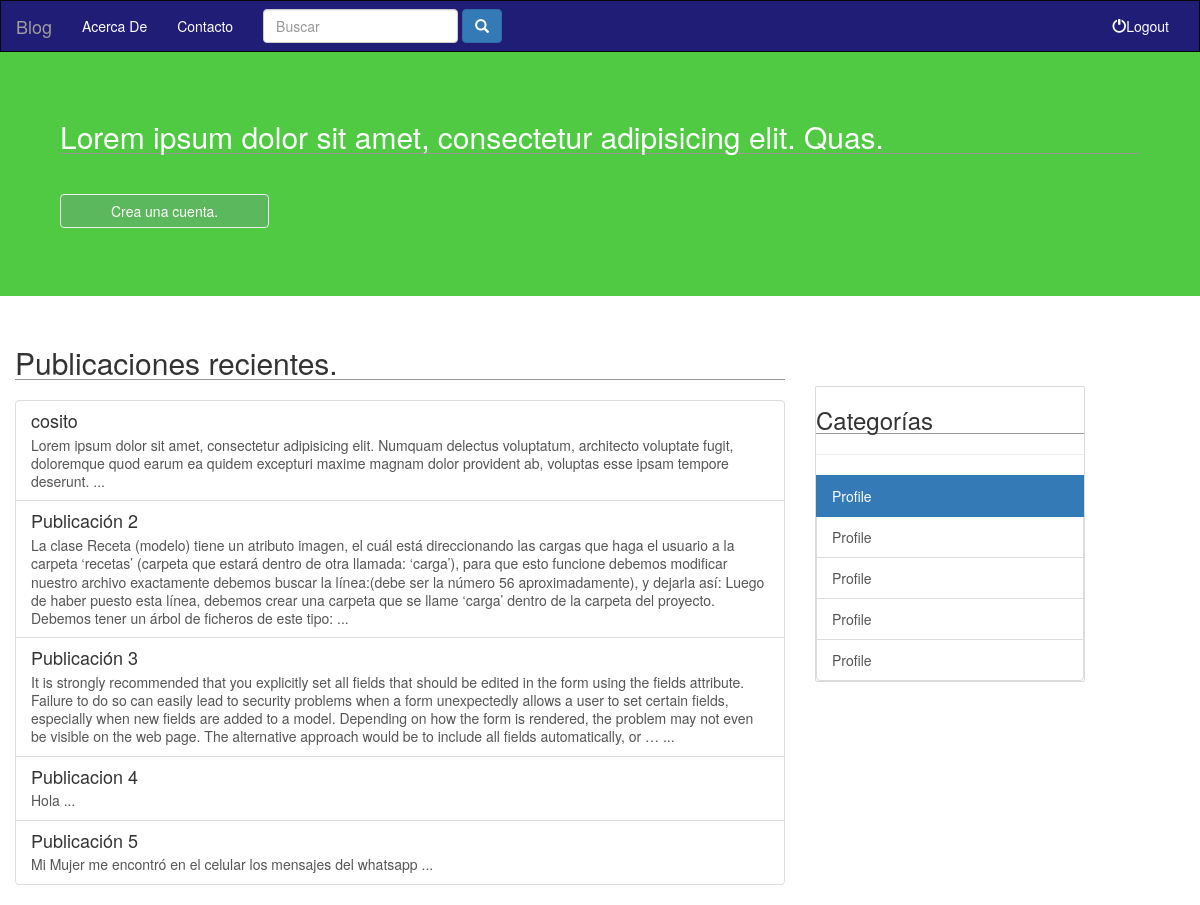
The app's page /, older data.
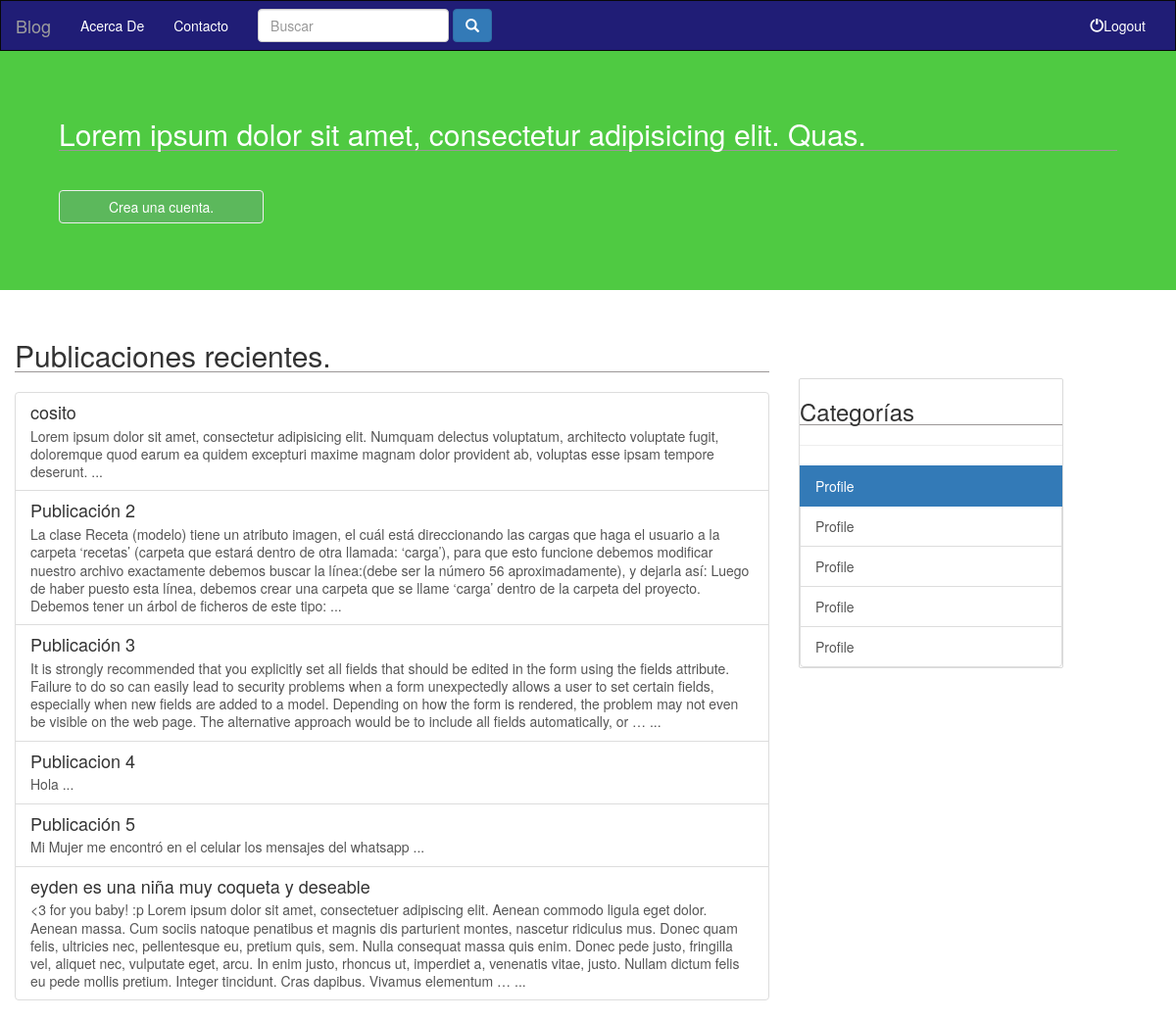
The same page, newer data.
### publicaciones/models.py (models this page shows, shortened)
class Publicacion(models.Model):
    titulo = models.CharField(max_length=450)
    contenido = models.TextField()
    fecha = models.DateField(auto_now=False,auto_now_add=True)
    titulo_formato = models.CharField(max_length=80,null=True)
    class Admin:
        list_display = ('titulo', 'fecha' , 'titulo_formato')
        list_filter = ('titulo', 'fecha')
        ordering = ('-fecha')
        search_fields = ('titulo')

### blog/views.py (the view)
# urls.py: url(r'^$', views.inicio,name='inicio'),
def inicio(request):
    lista_publicaciones = Publicacion.objects.all().order_by('fecha')
    contexto = {
        'lista_publicaciones': lista_publicaciones
    }
    return render(request,'inicio.html',contexto)

### templates/inicio.html (shortened to what this page needs)
{% extends 'base.html' %}
{% block body%}
        <div class="row">
            <div class="jumbotron">
                <h2>Lorem ipsum dolor sit amet, consectetur adipisicing elit. Quas.</h2>
                <br>
                <a href="#" class="btn btn-success"> Crea una cuenta.</a>
                <br>
                <br>
            </div>
        </div>
        <div class="row">
            <section class=" col-xs-12 col-sm-7 col-md-8">
                <h2 class="section-title">Publicaciones recientes.</h2>
                <div class="list-group">
                    {% for publicacion in lista_publicaciones %}
                    <a href="{% url 'publicaciones:detalle' publicacion.titulo_formato %}" class=" list-group-item">
                        <h4 class="list-group-item-heading"> {{publicacion.titulo}} </h4>
                        <p class="list-group-item-text">
                            {{publicacion.contenido|truncatewords:80}}
                            ...
                        </p>
                    </a>
                    {% endfor %}
                </div>
            </section>
            <div class=" col-sm-4 col-md-3 hidden-xs">
                <br>
                <br>
                <br>
                <div class="side-bar list-group">
                    <span><h3>Categorías</h3></span>
                    <hr>
                    <a class="active list-group-item">Profile</a>
                    <a class="list-group-item">Profile</a>
                    <a class="list-group-item">Profile</a>
                    <a class="list-group-item">Profile</a>
                    <a class="list-group-item">Profile</a>
                </div>
            </div>
        </div>
{% endblock %}

Row changes from the older to the newer data that the page shows:
added Publicacion: titulo "eyden es una niña muy coqueta y deseable", contenido "<3 for you baby! :p Lorem ipsum dolor sit amet, consectetuer adipiscing elit. Aenean commodo ligula eget dolor. Aenean massa. Cum sociis natoque penatibus et magnis dis parturient montes, nascetur ridiculus mus. Donec quam felis, ultricies nec, pellentesque eu, pretium quis, sem. Nulla consequat massa quis enim. Donec pede justo, fringilla vel, aliquet nec, vulputate eget, arcu. In enim justo, rhoncus ut, imperdiet a, venenatis vitae, justo. Nullam dictum felis eu pede mollis pretium. Integer tincidunt. Cras dapibus. Vivamus elementum …"
